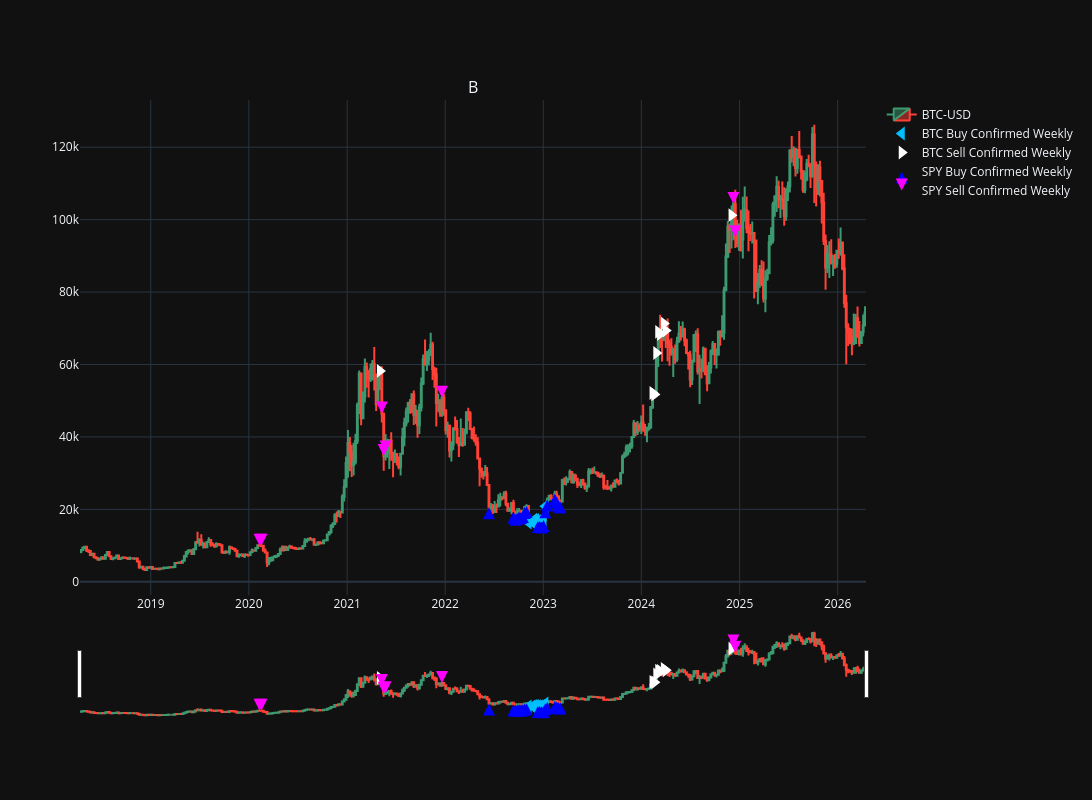

Notebook code for this chart:
### Markdown cell above
PLOT RISCK-RETURN WEEKLY

### Code cell
#---------------------------------------------BTC--------------------------------------------#

fig_btc_spy_macro_weekly = make_subplots(
    rows=1, cols=1,
    shared_xaxes=True,
    vertical_spacing=0.0008,
    subplot_titles=('BTC-USD'),
)

fig_btc_spy_macro_weekly.add_trace(go.Candlestick(
    x=btc_weekly_df.index,
    open=btc_weekly_df['Open']['BTC-USD'],
    high=btc_weekly_df['High']['BTC-USD'],
    low=btc_weekly_df['Low']['BTC-USD'],
    close=btc_weekly_df['Close']['BTC-USD'],
    name='BTC-USD',

), row=1, col=1)


fig_btc_spy_macro_weekly.add_trace(go.Scatter(
    x=btc_weekly_df.index[btc_macro_buy],
    y=btc_weekly_df['Close']['BTC-USD'][btc_macro_buy],
    mode='markers',
    marker=dict(size=12,
                color='#00BFFF',
                symbol='triangle-left'),
    showlegend=True,
    name='BTC Buy Confirmed Weekly'
), row=1, col=1)

fig_btc_spy_macro_weekly.add_trace(go.Scatter(
    x=btc_weekly_df.index[btc_macro_sell],
    y=btc_weekly_df['Close']['BTC-USD'][btc_macro_sell],
    mode='markers',
    marker=dict(size=12,
                color='white',
                symbol='triangle-right'),
    showlegend=True,
    name='BTC Sell Confirmed Weekly'
), row=1, col=1)

#------------------------------------------------SPY--------------------------------------------#

fig_btc_spy_macro_weekly.add_trace(go.Scatter(
    x=btc_weekly_df.index[spy_macro_buy],
    y=btc_weekly_df['Close']['BTC-USD'][spy_macro_buy],
    mode='markers',
    marker=dict(size=12,
                color='blue',
                symbol='arrow-up'),
    showlegend=True,
    name='SPY Buy Confirmed Weekly'
), row=1, col=1)

fig_btc_spy_macro_weekly.add_trace(go.Scatter(
    x=btc_weekly_df.index[spy_macro_sell],
    y=btc_weekly_df['Close']['BTC-USD'][spy_macro_sell],
    mode='markers',
    marker=dict(size=12,
                color='#FF00FF',
                symbol='arrow-down'),
    showlegend=True,
    name='SPY Sell Confirmed Weekly'
), row=1, col=1)

fig_btc_spy_macro_weekly.update_layout(template='plotly_dark', height=800, width=1400)

### Figure 1 — Plotly figure (JSON) as saved in the notebook; plotly's stock layout.template omitted (floating-point values rounded to 4 significant figures; data arrays with more than 128 entries replaced by an {"elided": "..."} marker saying what was removed)
{"data": [{"close": {"elided": "418 float values"}, "high": {"elided": "418 float values"}, "low": {"elided": "418 float values"}, "name": "BTC-USD", "open": {"elided": "418 float values"}, "type": "candlestick", "x": {"elided": "418 str values"}, "xaxis": "x", "yaxis": "y"}, {"marker": {"color": "#00BFFF", "size": 12, "symbol": "triangle-left"}, "mode": "markers", "name": "BTC Buy Confirmed Weekly", "showlegend": true, "type": "scatter", "x": ["2022-11-07T00:00:00", "2022-11-21T00:00:00", "2022-11-28T00:00:00", "2022-12-05T00:00:00", "2022-12-12T00:00:00", "2022-12-19T00:00:00", "2022-12-26T00:00:00", "2023-01-02T00:00:00", "2023-01-09T00:00:00"], "xaxis": "x", "y": [16350.0, 16440.0, 17130.0, 17100.0, 16760.0, 16840.0, 16630.0, 17090.0, 20880.0], "yaxis": "y"}, {"marker": {"color": "white", "size": 12, "symbol": "triangle-right"}, "mode": "markers", "name": "BTC Sell Confirmed Weekly", "showlegend": true, "type": "scatter", "x": ["2021-05-03T00:00:00", "2024-02-12T00:00:00", "2024-02-19T00:00:00", "2024-02-26T00:00:00", "2024-03-04T00:00:00", "2024-03-11T00:00:00", "2024-03-25T00:00:00", "2024-04-01T00:00:00", "2024-12-02T00:00:00"], "xaxis": "x", "y": [58230.0, 52120.0, 51730.0, 63170.0, 69020.0, 68390.0, 71330.0, 69360.0, 101200.0], "yaxis": "y"}, {"marker": {"color": "blue", "size": 12, "symbol": "arrow-up"}, "mode": "markers", "name": "SPY Buy Confirmed Weekly", "showlegend": true, "type": "scatter", "x": ["2022-06-13T00:00:00", "2022-09-12T00:00:00", "2022-09-19T00:00:00", "2022-09-26T00:00:00", "2022-10-03T00:00:00", "2022-10-10T00:00:00", "2022-10-17T00:00:00", "2022-10-24T00:00:00", "2022-10-31T00:00:00", "2022-12-12T00:00:00", "2022-12-19T00:00:00", "2022-12-26T00:00:00", "2023-01-02T00:00:00", "2023-01-09T00:00:00", "2023-01-16T00:00:00", "2023-02-13T00:00:00", "2023-02-20T00:00:00", "2023-02-27T00:00:00", "2023-03-06T00:00:00"], "xaxis": "x", "y": [20550.0, 19420.0, 18800.0, 19040.0, 19450.0, 19270.0, 19570.0, 20640.0, 20930.0, 16760.0, 16840.0, 16630.0, 17090.0, 20880.0, 22720.0, 24330.0, 23560.0, 22440.0, 22160.0], "yaxis": "y"}, {"marker": {"color": "#FF00FF", "size": 12, "symbol": "arrow-down"}, "mode": "markers", "name": "SPY Sell Confirmed Weekly", "showlegend": true, "type": "scatter", "x": ["2020-02-10T00:00:00", "2020-02-17T00:00:00", "2021-05-10T00:00:00", "2021-05-17T00:00:00", "2021-05-24T00:00:00", "2021-12-20T00:00:00", "2024-12-09T00:00:00", "2024-12-16T00:00:00"], "xaxis": "x", "y": [9934.0, 9925.0, 46460.0, 34770.0, 35680.0, 50810.0, 104300.0, 95100.0], "yaxis": "y"}], "layout": {"annotations": [{"font": {"size": 16}, "showarrow": false, "text": "B", "x": 0.5, "xanchor": "center", "xref": "paper", "y": 1, "yanchor": "bottom", "yref": "paper"}], "height": 800, "width": 1400, "xaxis": {"anchor": "y", "domain": [0, 1]}, "yaxis": {"anchor": "x", "domain": [0, 1]}}}
